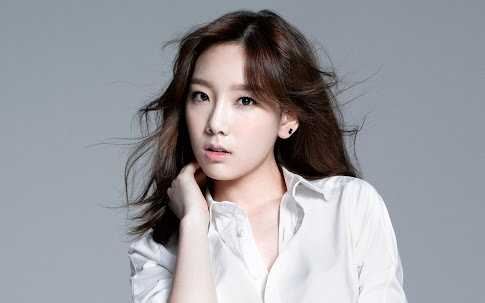
#> input picture day03_opencv_face_detection/img/taecv.jpg, 485 x 303 px
$ python image_operations.py
#> lines starting #> are read from the running program, lines starting #| are printed output that depends on the picture; after the words box and inside, x2 and y2 are one past the last pixel; in counts of white or black regions, pixels touching at a corner belong together
# How to take a ROI (Region of Interest) or Mask from an image.
# And I also tested how to print a line/etc.
import numpy as np
import cv2

img = cv2.imread('../img/taecv.jpg',cv2.IMREAD_COLOR)
#> img is the input picture: shape (303, 485, 3); mean B, G, R 159.7, 154.3, 154

# Image operations
px = img[55,55]
#> px = [166, 157, 147]
# We can print the color value
print(px)
#| [166 157 147]

# Draw a white pixel
# img[100:150,100:150] = [255,255,255]

# CV2 Line
#cv2.line(img,(0,0),(200,200),(0,0,255))

# Rectangle
#cv2.rectangle(img,(10,10),(150,150),(255,0,0))


# Region of image.
tae_face = img[37:180, 174:274]
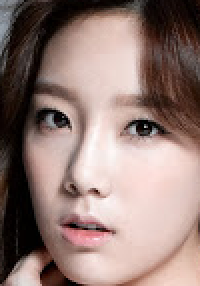
#> tae_face: shape (143, 100, 3) (shown 2 times larger); mean B, G, R 117.2, 123.3, 146.3
# We copy-paste in another pixel.
img[0:143,0:100] = tae_face
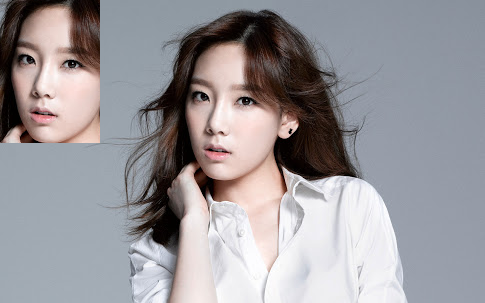
#> img: shape (303, 485, 3); 9.73% of pixels changed, all inside (x1, y1, x2, y2) = (0, 0, 100, 143)

cv2.imshow('image',img)
cv2.waitKey(0)
cv2.destroyAllWindows()

$ run again, with day03_opencv_face_detection/img/yoonacv.jpg copied over day03_opencv_face_detection/img/taecv.jpg
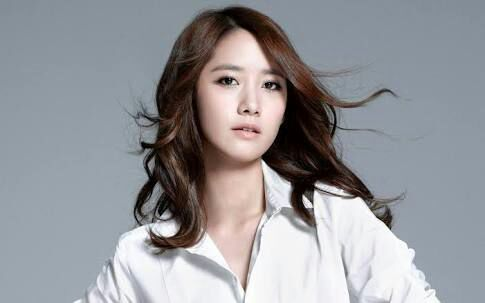
#> input picture day03_opencv_face_detection/img/yoonacv.jpg, 485 x 303 px
#> img is the input picture: shape (303, 485, 3); mean B, G, R 154.3, 150.2, 149.3
#> px = [159, 150, 140]
#| [159 150 140]
#> `tae_face = img[37:180, 174:274]`:
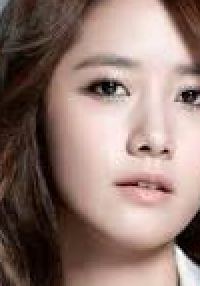
#> tae_face: shape (143, 100, 3) (shown 2 times larger); mean B, G, R 113.6, 121.6, 145.6
#> `img[0:143,0:100] = tae_face`:
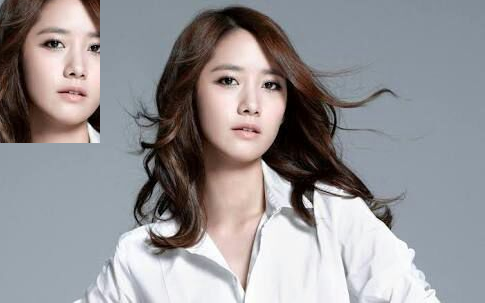
#> img: shape (303, 485, 3); 9.73% of pixels changed, all inside (x1, y1, x2, y2) = (0, 0, 100, 143)
